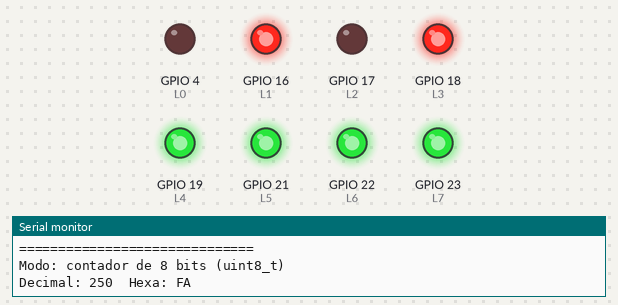
Simulated run of this sketch. Board: ESP32. On the bench: output pins drawn as LEDs (lit = HIGH), the last lines printed to the serial monitor.

Above: at 0.1 s.
At 4.6 s:
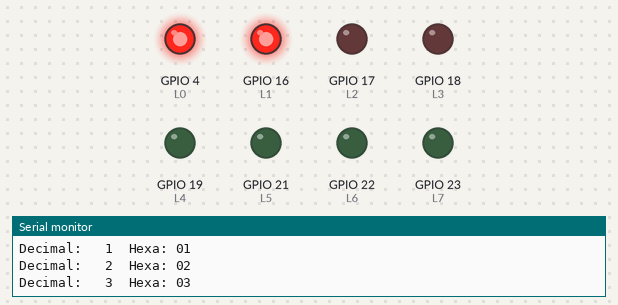
At 9.1 s:
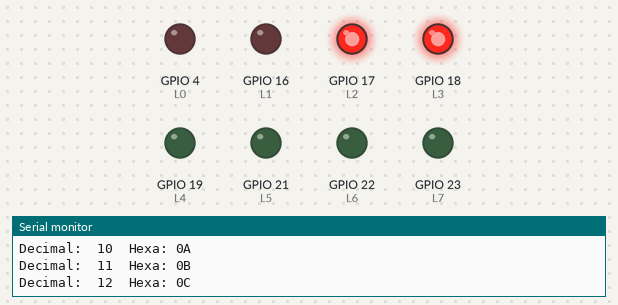
At 18.6 s:
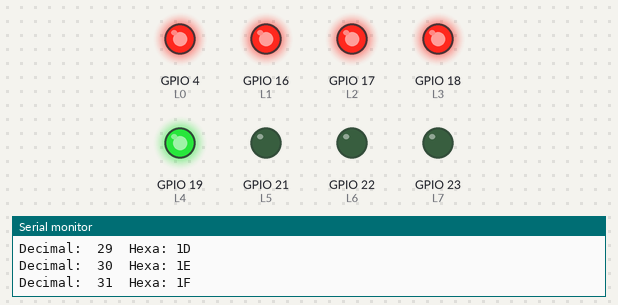
At 26.1 s:
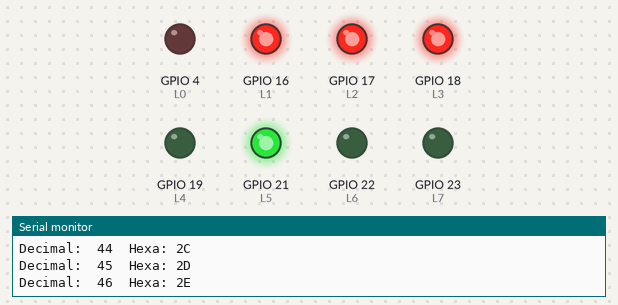
At 39.1 s:
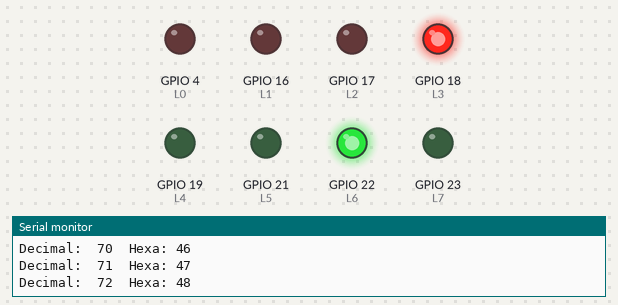
Timing chart, 0 to 40.0 s (numbered marks = the images above):
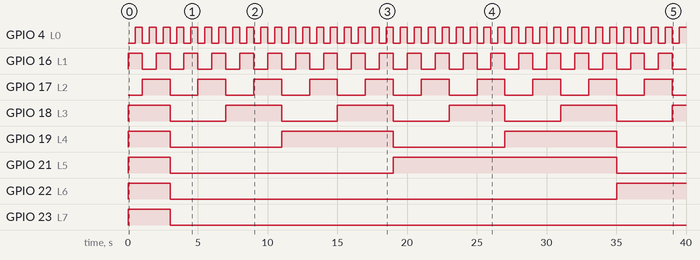

Measured:
- by itself, GPIO 4 (L0): alternates HIGH for 0.50 s and LOW for 0.50 s
- by itself, GPIO 16 (L1): alternates HIGH for 1.0 s and LOW for 1.0 s
- by itself, GPIO 17 (L2): alternates HIGH for 2.0 s and LOW for 2.0 s
- by itself, GPIO 18 (L3): repeats every 8.0 s: LOW 4.0 s, HIGH 4.0 s
- by itself, GPIO 19 (L4): repeats every 16.0 s: LOW 8.0 s, HIGH 8.0 s
- by itself, GPIO 21 (L5): LOW → HIGH at 0.01 s, → LOW 3.0 s later, → HIGH 16.0 s later, → LOW 16.0 s later
- by itself, GPIO 22 (L6): LOW → HIGH at 0.01 s, → LOW 3.0 s later, → HIGH 32.0 s later
- by itself, GPIO 23 (L7): LOW → HIGH at 0.01 s, → LOW 3.0 s later

The sketch:

sketch.ino
```cpp
// ============================================================
// Entrenador Lógico - Clase 2 (extensión)
// Alumno/a: (nombre y apellido)
// Qué hace: cuenta con un uint8_t (8 bits, 0 a 255). Lo muestra
//           en decimal y hexa y en los 8 LEDs. Al pasar de 255
//           vuelve solo a 0: es el DESBORDE (módulo 256).
// ============================================================

#include <Arduino.h>

const int L0 = 4;    // bit 0 (peso 1)
const int L1 = 16;   // bit 1 (peso 2)
const int L2 = 17;   // bit 2 (peso 4)
const int L3 = 18;   // bit 3 (peso 8)
const int L4 = 19;   // bit 4 (peso 16)
const int L5 = 21;   // bit 5 (peso 32)
const int L6 = 22;   // bit 6 (peso 64)
const int L7 = 23;   // bit 7 (peso 128)

uint8_t contador = 250;   // arrancamos cerca de 255 para ver el desborde enseguida

void setup() {
  Serial.begin(115200);

  pinMode(L0, OUTPUT);
  pinMode(L1, OUTPUT);
  pinMode(L2, OUTPUT);
  pinMode(L3, OUTPUT);
  pinMode(L4, OUTPUT);
  pinMode(L5, OUTPUT);
  pinMode(L6, OUTPUT);
  pinMode(L7, OUTPUT);

  Serial.printf("==============================\n");
  Serial.printf("  Entrenador Logico de Ana\n");
  Serial.printf("  Sistemas Logicos - UNSE 2026\n");
  Serial.printf("==============================\n");
  Serial.printf("Modo: contador de 8 bits (uint8_t)\n\n");
}

void loop() {
  digitalWrite(L0, contador % 2);
  digitalWrite(L1, (contador / 2) % 2);
  digitalWrite(L2, (contador / 4) % 2);
  digitalWrite(L3, (contador / 8) % 2);
  digitalWrite(L4, (contador / 16) % 2);
  digitalWrite(L5, (contador / 32) % 2);
  digitalWrite(L6, (contador / 64) % 2);
  digitalWrite(L7, (contador / 128) % 2);

  Serial.printf("Decimal: %3u  Hexa: %02X\n", contador, contador);

  // Sin % 256: el uint8_t desborda solo (255 + 1 = 0)
  contador++;

  delay(500);
}
```
